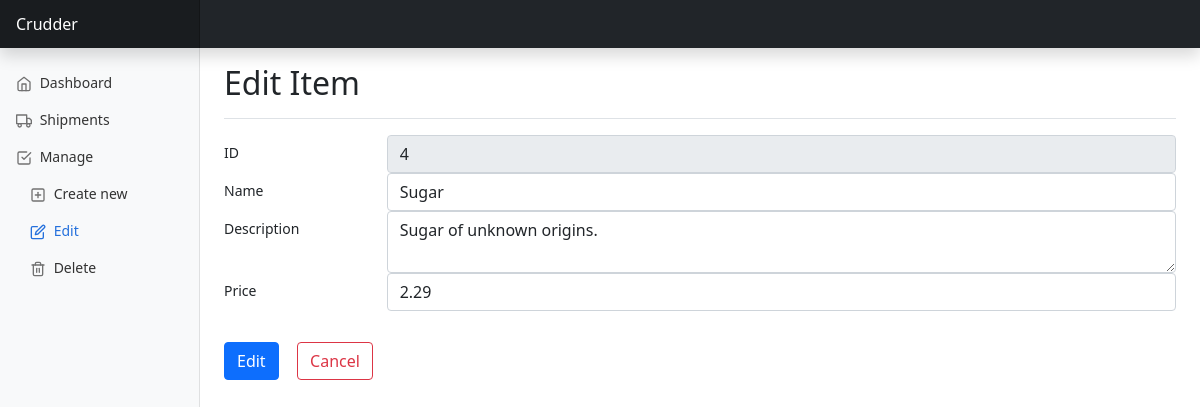
Screenshot of /manage/edit/4 with the database file from the repository.
### tables this page shows
CREATE TABLE items (
  id INTEGER PRIMARY KEY AUTOINCREMENT,
  name TEXT,
  description TEXT,
  price REAL
);

### app.py (the view, shortened to what this page needs)
@app.route('/manage/edit/<int:item_id>', methods=['GET', 'POST'])
def manage_edit_item(item_id):
    conn = db.get_db_connection()
    item = db.execute_query(
        conn=conn,
        query=constants.GET_ITEM_QUERY,
        args=(item_id,)
    ).fetchone()
    conn.close()
    return render_template('manage/edit_details.html', item=item)

### db.py (called while the page is built)
def get_db_connection(db='database.db'):
    conn = sqlite3.connect(db)
    conn.row_factory = sqlite3.Row
    return conn

def get_db_cursor(conn):
    return conn.cursor()

def execute_query(conn, query, args=None):
    cursor = get_db_cursor(conn)
    if args:
        cursor.execute(query, args)
    else:
        cursor.execute(query)
    conn.commit()
    return cursor

### templates/manage/edit_details.html (shortened to what this page needs)
{% extends "base.html" %}
{% block sidebar %}
  <li class="nav-item">
    <a class="nav-link" href="/index">
      <span data-feather="home"></span>
      Dashboard
    </a>
  </li>
  <li class="nav-item">
    <a class="nav-link" href="/shipments">
      <span data-feather="truck"></span>
      Shipments
    </a>
  </li>
  <li class="nav-item">
    <a class="nav-link" href="/manage">
      <span data-feather="check-square"></span>
      Manage
    </a>
    <ul class="nav flex-column">
      <li class="nav-item"><a class="nav-link" href="/manage/create">
        <span data-feather="plus-square"></span>
        Create new
      </a>
      </li>
      <li class="nav-item"><a class="nav-link active" aria-current="page" href="/manage/edit">
        <span data-feather="edit"></span>
        Edit
      </a>
      </li>
      <li class="nav-item"><a class="nav-link" href="/manage/delete">
        <span data-feather="trash-2"></span>
        Delete
      </a>
      </li>
    </ul>
  </li>
{% endblock %}
{% block header %}Edit Item{% endblock %}
{% block content %}
  <form method="post">
  <div class="form-group row">
    <label for="item_id" class="col-sm-2 col-form-label">ID</label>
    <div class="col-sm-10">
      <input type="text" class="form-control" name="item_id" id="item_id" value="{{ item["id"] }}" disabled required>
    </div>
  </div>
  <div class="form-group row">
    <label for="name" class="col-sm-2 col-form-label">Name</label>
    <div class="col-sm-10">
      <input type="text" class="form-control" name="name" id="name" placeholder="{{ item["name"] }}" value="{{ item["name"] }}" required>
    </div>
  </div>
  <div class="form-group row">
    <label for="description" class="col-sm-2 col-form-label">Description</label>
    <div class="col-sm-10">
      <textarea class="form-control" name="description" id="description" required>{{ item["description"] }}</textarea>
    </div>
  </div>
  <div class="form-group row">
    <label for="price" class="col-sm-2 col-form-label">Price</label>
    <div class="col-sm-10">
      <input type="number" class="form-control" name="price" id="price" step="0.01" min="0.01" max="999999.99"
             placeholder="{{ "{:.2f}".format(item["price"]) }}" value="{{ "{:.2f}".format(item["price"]) }}" required>
    </div>
  </div><br>
  <h1>
  <button type="submit" class="btn btn-primary me-2">Edit</button>
  {% if success %}
  <a href="/manage/edit"><button type="button" class="btn btn-outline-primary">Done</button></a>
  {% else %}
  <a href="/manage/edit"><button type="button" class="btn btn-outline-danger">Cancel</button></a>
  {% endif %}
  </h1>
  </form>
{% endblock %}

### static/dashboard.css (style rules this page uses)
body { font-size: .875rem; }
li > ul > li { padding-left: 1em; }
.feather { width: 16px; height: 16px; vertical-align: text-bottom; }
.sidebar .nav-link { font-weight: 500; color: #333; }
.sidebar .nav-link .feather { margin-right: 4px; color: #727272; }
.sidebar .nav-link.active { color: #2470dc; }
.sidebar .nav-link:hover .feather, .sidebar .nav-link.active .feather { color: inherit; }

### rows the page displays
items: item_id "4", name "Sugar", description "Sugar of unknown origins.", price "2.29"
